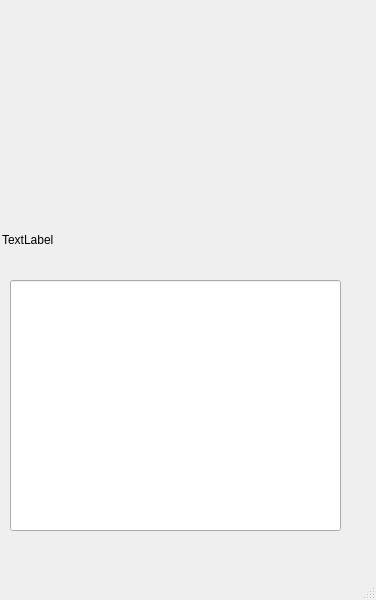
<?xml version="1.0" encoding="UTF-8"?>
<ui version="4.0">
 <class>MainWindow</class>
 <widget class="QMainWindow" name="MainWindow">
  <property name="geometry">
   <rect>
    <x>0</x>
    <y>0</y>
    <width>376</width>
    <height>600</height>
   </rect>
  </property>
  <property name="windowTitle">
   <string>MainWindow</string>
  </property>
  <widget class="QWidget" name="centralwidget">
   <widget class="QLabel" name="label">
    <property name="geometry">
     <rect>
      <x>2</x>
      <y>230</y>
      <width>371</width>
      <height>20</height>
     </rect>
    </property>
    <property name="text">
     <string>TextLabel</string>
    </property>
   </widget>
   <widget class="QLineEdit" name="lineEdit">
    <property name="geometry">
     <rect>
      <x>10</x>
      <y>280</y>
      <width>331</width>
      <height>251</height>
     </rect>
    </property>
   </widget>
  </widget>
  <widget class="QMenuBar" name="menubar">
   <property name="geometry">
    <rect>
     <x>0</x>
     <y>0</y>
     <width>376</width>
     <height>26</height>
    </rect>
   </property>
  </widget>
  <widget class="QStatusBar" name="statusbar"/>
 </widget>
 <resources/>
 <connections/>
</ui>
